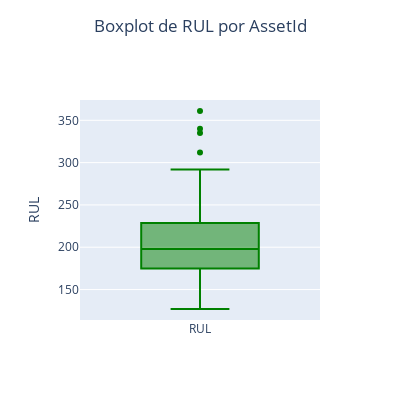

Source (notebook cell):
### Code cell
# Boxplot de RUL por AssetId

data = df_train[['AssetId', 'RUL']].groupby('AssetId').max()

# Criação do boxplot
fig = go.Figure()
fig.add_trace(go.Box(y=data['RUL'], name='RUL', marker=dict(color='green')))

# Layout
fig.update_layout(
    title={'text': 'Boxplot de RUL por AssetId',
           'x': 0.5,
           'y': 0.95,
           'xanchor':'center',
           'yanchor':'top'},
    yaxis=dict(title='RUL'),
    height=400,
    width=400
)

# Exibir o boxplot
fig.show()

### Figure 1 — Plotly figure (JSON) as saved in the notebook; plotly's stock layout.template omitted (floating-point values rounded to 4 significant figures)
{"data": [{"marker": {"color": "green"}, "name": "RUL", "type": "box", "y": [191, 286, 178, 188, 268, 187, 258, 149, 200, 221, 239, 169, 162, 179, 206, 208, 275, 194, 157, 233, 194, 201, 167, 146, 229, 198, 155, 164, 162, 193, 233, 190, 199, 194, 180, 157, 169, 193, 127, 187, 215, 195, 206, 191, 157, 255, 213, 230, 214, 197, 212, 212, 194, 256, 192, 274, 136, 146, 230, 171, 184, 179, 173, 282, 152, 201, 312, 198, 361, 136, 207, 212, 212, 165, 228, 209, 153, 230, 198, 184, 239, 213, 292, 266, 187, 277, 177, 212, 216, 153, 134, 340, 154, 257, 282, 335, 201, 155, 184, 199]}], "layout": {"height": 400, "title": {"text": "Boxplot de RUL por AssetId", "x": 0.5, "xanchor": "center", "y": 0.95, "yanchor": "top"}, "width": 400, "yaxis": {"title": {"text": "RUL"}}}}
